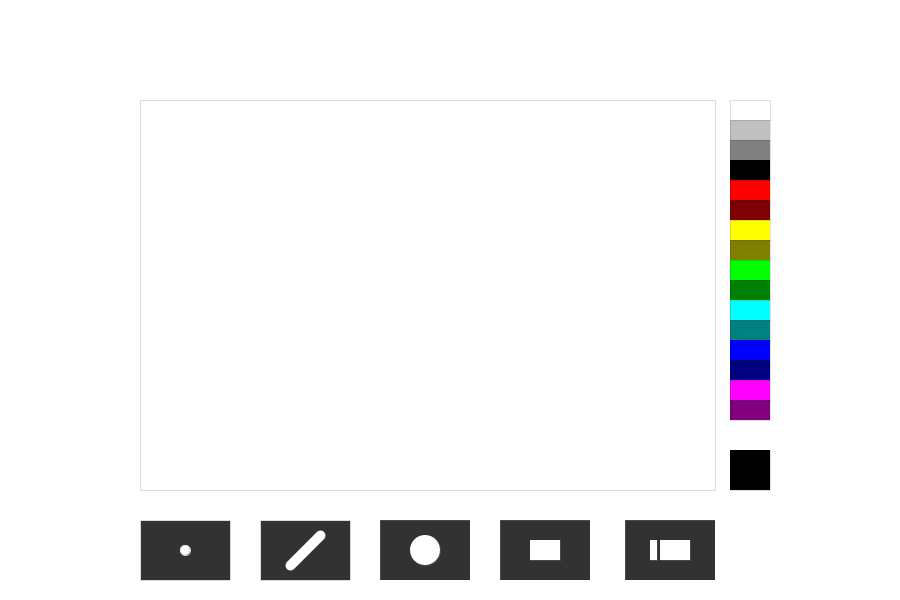
Frame 1 (no input)
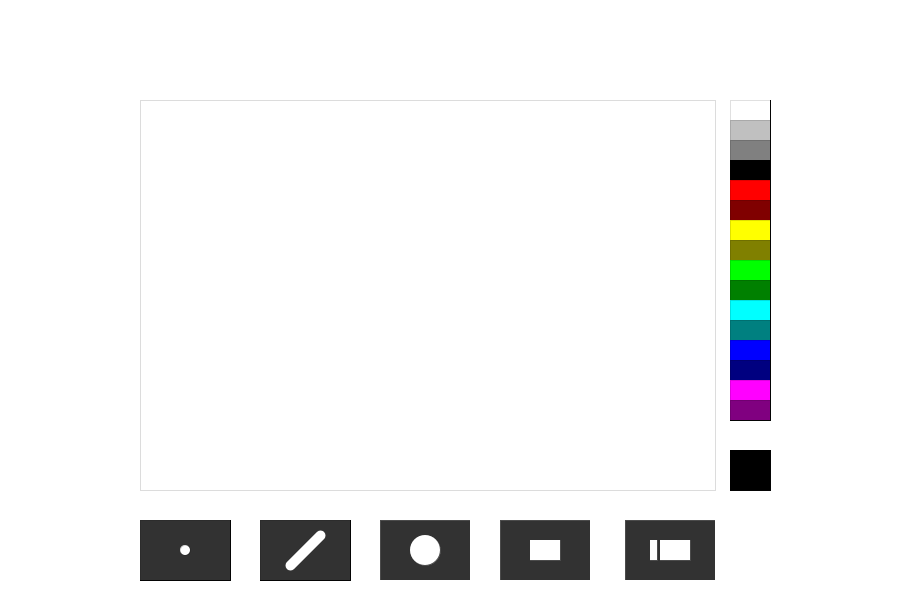
Frame 60 (the mouse pressed at the canvas centre just before this capture)
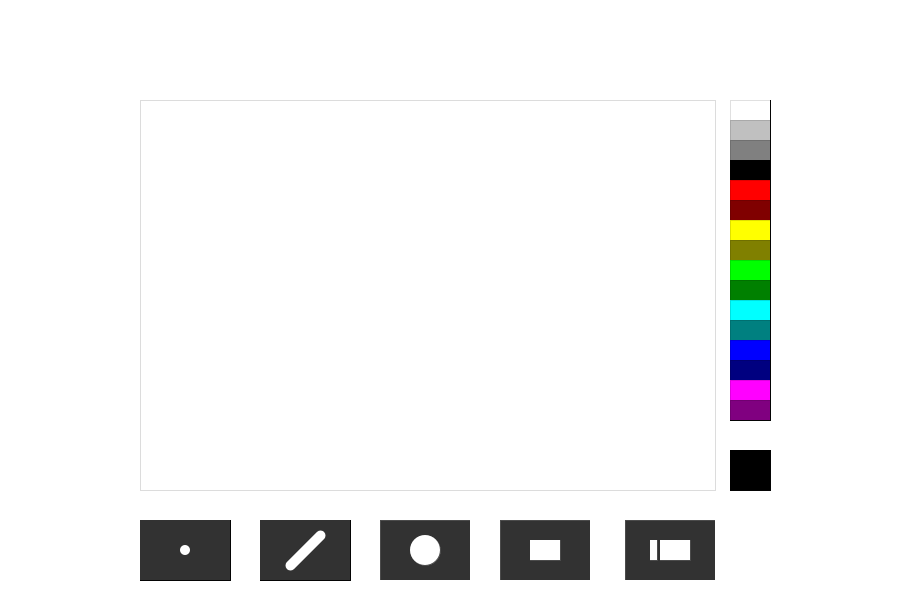
Frame 120 (the mouse held since frame 60 and released just before this capture)

The Processing sketch that drew these frames (run headless with seeded random() and noise(); from frame 60 on, the mouse is pressed at the canvas centre):

// Processing sketch: processing_155501
// ── processing_155501.pde

//Paint

//Buttons
boolean pointButton=false;
boolean lineButton=false;
boolean circleButton=false;
boolean rectButton=false;
boolean eraserButton=false;

//Colors
color current=color(#FFFFFF);//white

//Img
PImage img;

void setup()
{
  size(900, 600);
  background (255);

  //define palette
  stroke(220);
  fill(255);
  rect(140, 100, 575, 390);
  
}

void draw()
{
  smooth();
  if (keyPressed)
  {
    if (key == 'c' || key == 'C')
    {
      background (255);
      fill(255);
      rect(140, 100, 575, 390);
    }
  }
  draw_buttons();
  draw_colors();
  draw_paint();
}

void draw_buttons()
{
  draw_buttons_point();
  draw_buttons_line();
  draw_buttons_circle();
  draw_buttons_rect();
  draw_buttons_eraser();
}

void draw_buttons_point()
{
  //point button
  if (pointButton) fill(0);
  else fill(50);

  rect(140, 520, 90, 60);
  fill(255);
  ellipse(185, 550, 10, 10);
}

void draw_buttons_line()
{
  //line button
  if (lineButton) fill(0);
  else fill(50);

  rect(260, 520, 90, 60);
  stroke(255, 255, 255);
  strokeWeight(10);
  line(290, 565, 320, 535);
  //reset
  stroke(255);
  strokeWeight(0);
}

void draw_buttons_circle()
{
  //circle button
  if (circleButton) fill(0);
  else fill(50);

  rect(380, 520, 90, 60);
  fill(255);
  ellipse(425, 550, 30, 30);
}

void draw_buttons_rect()
{
  //rect button
  if (rectButton) fill(0);
  else fill(50);

  rect(500, 520, 90, 60);
  fill(255);
  rect(530, 540, 30, 20);
}

void draw_buttons_eraser()
{
  //eraser button
  if (eraserButton) fill(0);
  else fill(50);

  rect(625, 520, 90, 60);
  fill(255);
  rect(650, 540, 7, 20);
  rect(660, 540, 30, 20);
}

void draw_colors()
{
  stroke(0);
  fill(#FFFFFF);//white
  rect(730, 100, 40, 20);

  fill(#C0C0C0);//silver
  rect(730, 120, 40, 20);

  fill(#808080);//gray
  rect(730, 140, 40, 20);

  fill(#000000);//black
  rect(730, 160, 40, 20);

  fill(#FF0000);//red
  rect(730, 180, 40, 20);

  fill(#800000);//maroon
  rect(730, 200, 40, 20);

  fill(#FFFF00);//yellow
  rect(730, 220, 40, 20);

  fill(#808000);//olive
  rect(730, 240, 40, 20);

  fill(#00FF00);//lime
  rect(730, 260, 40, 20);

  fill(#008000);//green
  rect(730, 280, 40, 20);

  fill(#00FFFF);//aqua
  rect(730, 300, 40, 20);

  fill(#008080);//teal
  rect(730, 320, 40, 20);

  fill(#0000FF);//blue
  rect(730, 340, 40, 20);

  fill(#000080);//navy
  rect(730, 360, 40, 20);

  fill(#FF00FF);//fushia
  rect(730, 380, 40, 20);

  fill(#800080);//purple
  rect(730, 400, 40, 20);

  fill(current);//current
  rect(730, 450, 40, 40);
}

void draw_paint()
{
  if (mouseX > 140 && mouseX < 715 && mouseY > 100 && mouseY < 490 && mousePressed)
  {
    noStroke();
    if (lineButton)
    {
      ellipse(mouseX, mouseY, 10, 10);
    }

    if (eraserButton)
    {
      fill(color(#FFFFFF));
      ellipse(mouseX, mouseY, 10, 10);
    }
  }
}

void mousePressed()
{
  //point button
  if (mouseX > 140 && mouseX < 230 && mouseY > 520 && mouseY < 580)
  {
    pointButton=true;
    lineButton=false;
    circleButton=false;
    rectButton=false;
    eraserButton=false;
  }

  //line button
  if (mouseX > 260 && mouseX < 350 && mouseY > 520 && mouseY < 580)
  {
    pointButton=false;
    lineButton=true;
    circleButton=false;
    rectButton=false;
    eraserButton=false;
  }

  //circle button
  if (mouseX > 380 && mouseX < 470 && mouseY > 520 && mouseY < 580)
  {
    pointButton=false;
    lineButton=false;
    circleButton=true;
    rectButton=false;
    eraserButton=false;
  }

  //rect button
  if (mouseX > 500 && mouseX < 590 && mouseY > 520 && mouseY < 580)
  {
    pointButton=false;
    lineButton=false;
    circleButton=false;
    rectButton=true;
    eraserButton=false;
  }

  //rect button
  if (mouseX > 625 && mouseX < 715 && mouseY > 520 && mouseY < 580)
  {
    pointButton=false;
    lineButton=false;
    circleButton=false;
    rectButton=false;
    eraserButton=true;
  }

  //-----------------------------COLORS--------------------------------

  //white
  if (mouseX > 730 && mouseX < 770 && mouseY > 100 && mouseY < 120)
  {
    current=color(#FFFFFF);
  }

  //silver
  if (mouseX > 730 && mouseX < 770 && mouseY > 120 && mouseY < 140)
  {
    current=color(#C0C0C0);
  } 

  //gray
  if (mouseX > 730 && mouseX < 770 && mouseY > 140 && mouseY < 160)
  {
    current=color(#808080);
  }   

  //black
  if (mouseX > 730 && mouseX < 770 && mouseY > 160 && mouseY < 180)
  {
    current=color(#000000);
  }   

  //red
  if (mouseX > 730 && mouseX < 770 && mouseY > 180 && mouseY < 200)
  {
    current=color(#FF0000);
  }   

  //maroon
  if (mouseX > 730 && mouseX < 770 && mouseY > 200 && mouseY < 220)
  {
    current=color(#800000);
  }   

  //yellow
  if (mouseX > 730 && mouseX < 770 && mouseY > 220 && mouseY < 240)
  {
    current=color(#FFFF00);
  }   

  //olive
  if (mouseX > 730 && mouseX < 770 && mouseY > 240 && mouseY < 260)
  {
    current=color(#808000);
  }   

  //lime
  if (mouseX > 730 && mouseX < 770 && mouseY > 260 && mouseY < 280)
  {
    current=color(#00FF00);
  }

  //green
  if (mouseX > 730 && mouseX < 770 && mouseY > 280 && mouseY < 300)
  {
    current=color(#008000);
  }

  //aqua
  if (mouseX > 730 && mouseX < 770 && mouseY > 300 && mouseY < 320)
  {
    current=color(#00FFFF);
  }

  //teal
  if (mouseX > 730 && mouseX < 770 && mouseY > 320 && mouseY < 340)
  {
    current=color(#008080);
  }  

  //blue
  if (mouseX > 730 && mouseX < 770 && mouseY > 340 && mouseY < 360)
  {
    current=color(#0000FF);
  }  

  //navy
  if (mouseX > 730 && mouseX < 770 && mouseY > 360 && mouseY < 380)
  {
    current=color(#000080);
  }  

  //fushia
  if (mouseX > 730 && mouseX < 770 && mouseY > 380 && mouseY < 400)
  {
    current=color(#FF00FF);
  }  

  //purple
  if (mouseX > 730 && mouseX < 770 && mouseY > 400 && mouseY < 420)
  {
    current=color(#800080);
  }  

  //-----------------------------DRAW----------------------------

  //define palet
  if (mouseX > 140 && mouseX < 715 && mouseY > 100 && mouseY < 490)
  {
    noStroke();
    if (pointButton)
    {
      ellipse(mouseX, mouseY, 10, 10);
    }

    if (circleButton)
    {
      ellipse(mouseX, mouseY, 50, 50);
    }

    if (rectButton)
    {
      rectMode(CENTER);
      rect(mouseX, mouseY, 50, 50);
      rectMode(CORNER);
    }
  }
}
